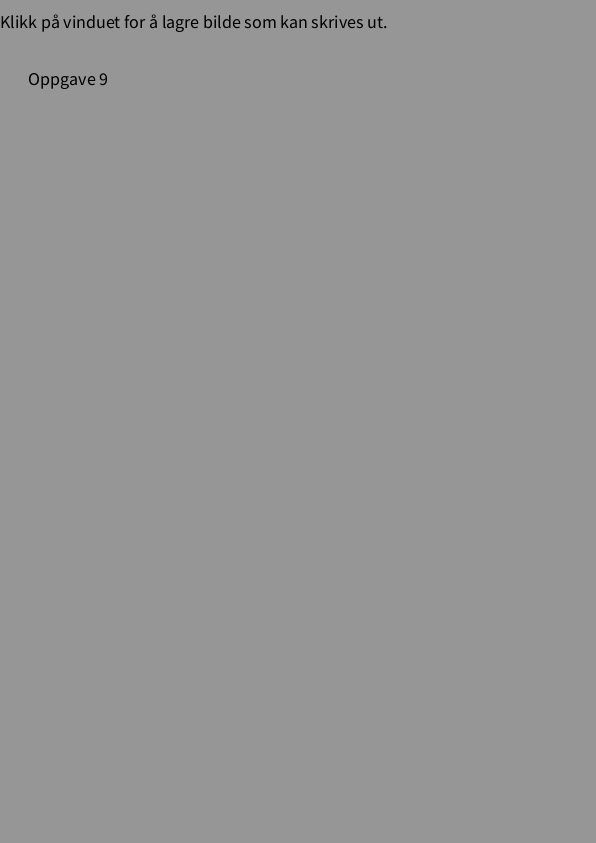
Frame 1 (no input)
Frame 60 (the mouse pressed at the canvas centre just before this capture): identical to frame 1, image omitted
Frame 120 (the mouse held since frame 60 and released just before this capture): identical to frame 1, image omitted

The Processing sketch that drew this single still picture (run headless with seeded random() and noise(); from frame 60 on, the mouse is pressed at the canvas centre):

// Processing sketch: oppgave9_formelsnu_trekant
// ── oppgave9_formelsnu_trekant.pde
float sfactor, svarAreal = 0;
float korrektAreal = 12; // 12 cm2, som oppgaven spesifiserer
int fargeKode = 150, i = 0;
void lagA4(){
  sfactor=28.4;
  scale(sfactor,sfactor);
  strokeWeight(1/sfactor);
  background(fargeKode);
}

void setup()
{
  // Skriv kode her
  size(596, 843);
  translate(1,1);
  
}

void draw()
{
  lagA4();
  textSize(18/sfactor);
  fill(0);
  textAlign(LEFT);
  text("Klikk på vinduet for å lagre bilde som kan skrives ut.",0,1);
  translate(0,2);
  text("Oppgave 9",1,1);
  translate(1,1);
  fill(fargeKode);
  oppgave9();
  if(i == 0){
    if(svarAreal == korrektAreal)
    {
      println("Du har svart riktig!");
    }
    else
    {
      println("Arealet på trekanten din er feil. Endre på høyden og/eller grunnflata til trekanten (dette gjøres i fanen \"mittsvar\").");
    }
    i++;
  }
}
// ── mittsvar.pde
void oppgave9()
{
  // Skriv kode her...
  
}
